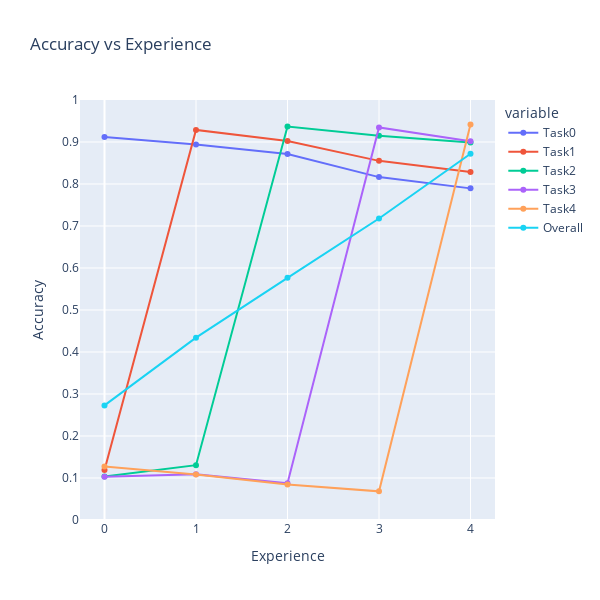

The notebook cell saved with this chart:
### Code cell
# plotly plot
fig = px.line(
    pd.DataFrame(proposal_2_5_classes["accuracies"]),
    title="Accuracy vs Experience",
    labels=dict(index="Experience", value="Accuracy"),
    width=600,
    height=600,
    range_y=[0, 1],
    markers=True,
)
fig.update_layout(
    xaxis=dict(tickmode="linear", tick0=0, dtick=1),
    yaxis=dict(tickmode="linear", tick0=0, dtick=0.1),
)
fig.show()

### Figure 1 — Plotly figure (JSON) as saved in the notebook; plotly's stock layout.template omitted (floating-point values rounded to 4 significant figures)
{"data": [{"hovertemplate": "variable=Task0<br>Experience=%{x}<br>Accuracy=%{y}<extra></extra>", "legendgroup": "Task0", "line": {"color": "#636efa", "dash": "solid"}, "marker": {"symbol": "circle"}, "mode": "lines+markers", "name": "Task0", "orientation": "v", "showlegend": true, "type": "scatter", "x": [0, 1, 2, 3, 4], "xaxis": "x", "y": [0.9119, 0.8938, 0.8715, 0.8164, 0.7896], "yaxis": "y"}, {"hovertemplate": "variable=Task1<br>Experience=%{x}<br>Accuracy=%{y}<extra></extra>", "legendgroup": "Task1", "line": {"color": "#EF553B", "dash": "solid"}, "marker": {"symbol": "circle"}, "mode": "lines+markers", "name": "Task1", "orientation": "v", "showlegend": true, "type": "scatter", "x": [0, 1, 2, 3, 4], "xaxis": "x", "y": [0.1188, 0.9287, 0.9025, 0.8551, 0.8286], "yaxis": "y"}, {"hovertemplate": "variable=Task2<br>Experience=%{x}<br>Accuracy=%{y}<extra></extra>", "legendgroup": "Task2", "line": {"color": "#00cc96", "dash": "solid"}, "marker": {"symbol": "circle"}, "mode": "lines+markers", "name": "Task2", "orientation": "v", "showlegend": true, "type": "scatter", "x": [0, 1, 2, 3, 4], "xaxis": "x", "y": [0.1033, 0.1305, 0.9369, 0.915, 0.8989], "yaxis": "y"}, {"hovertemplate": "variable=Task3<br>Experience=%{x}<br>Accuracy=%{y}<extra></extra>", "legendgroup": "Task3", "line": {"color": "#ab63fa", "dash": "solid"}, "marker": {"symbol": "circle"}, "mode": "lines+markers", "name": "Task3", "orientation": "v", "showlegend": true, "type": "scatter", "x": [0, 1, 2, 3, 4], "xaxis": "x", "y": [0.1031, 0.1088, 0.0874, 0.9347, 0.9018], "yaxis": "y"}, {"hovertemplate": "variable=Task4<br>Experience=%{x}<br>Accuracy=%{y}<extra></extra>", "legendgroup": "Task4", "line": {"color": "#FFA15A", "dash": "solid"}, "marker": {"symbol": "circle"}, "mode": "lines+markers", "name": "Task4", "orientation": "v", "showlegend": true, "type": "scatter", "x": [0, 1, 2, 3, 4], "xaxis": "x", "y": [0.1274, 0.1086, 0.0847, 0.0682, 0.9417], "yaxis": "y"}, {"hovertemplate": "variable=Overall<br>Experience=%{x}<br>Accuracy=%{y}<extra></extra>", "legendgroup": "Overall", "line": {"color": "#19d3f3", "dash": "solid"}, "marker": {"symbol": "circle"}, "mode": "lines+markers", "name": "Overall", "orientation": "v", "showlegend": true, "type": "scatter", "x": [0, 1, 2, 3, 4], "xaxis": "x", "y": [0.2729, 0.4341, 0.5766, 0.7179, 0.8721], "yaxis": "y"}], "layout": {"height": 600, "legend": {"title": {"text": "variable"}, "tracegroupgap": 0}, "title": {"text": "Accuracy vs Experience"}, "width": 600, "xaxis": {"anchor": "y", "domain": [0, 1], "dtick": 1, "tick0": 0, "tickmode": "linear", "title": {"text": "Experience"}}, "yaxis": {"anchor": "x", "domain": [0, 1], "dtick": 0.1, "range": [0, 1], "tick0": 0, "tickmode": "linear", "title": {"text": "Accuracy"}}}}
